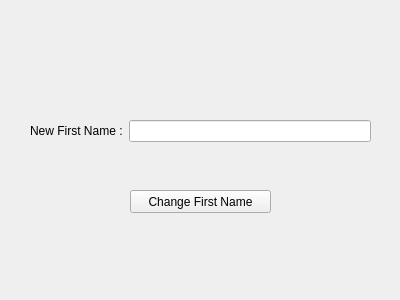
<?xml version="1.0" encoding="UTF-8"?>
<ui version="4.0">
 <class>Form</class>
 <widget class="QWidget" name="Form">
  <property name="geometry">
   <rect>
    <x>0</x>
    <y>0</y>
    <width>400</width>
    <height>300</height>
   </rect>
  </property>
  <property name="windowTitle">
   <string>Form</string>
  </property>
  <widget class="QWidget" name="formLayoutWidget">
   <property name="geometry">
    <rect>
     <x>30</x>
     <y>120</y>
     <width>341</width>
     <height>31</height>
    </rect>
   </property>
   <layout class="QFormLayout" name="formLayout">
    <item row="0" column="0">
     <widget class="QLabel" name="label">
      <property name="text">
       <string>New First Name :</string>
      </property>
     </widget>
    </item>
    <item row="0" column="1">
     <widget class="QLineEdit" name="change_User_FirstName_Label"/>
    </item>
   </layout>
  </widget>
  <widget class="QPushButton" name="ChangeFirstNameBtn">
   <property name="geometry">
    <rect>
     <x>130</x>
     <y>190</y>
     <width>141</width>
     <height>23</height>
    </rect>
   </property>
   <property name="text">
    <string>Change First Name</string>
   </property>
  </widget>
 </widget>
 <resources/>
 <connections/>
</ui>
